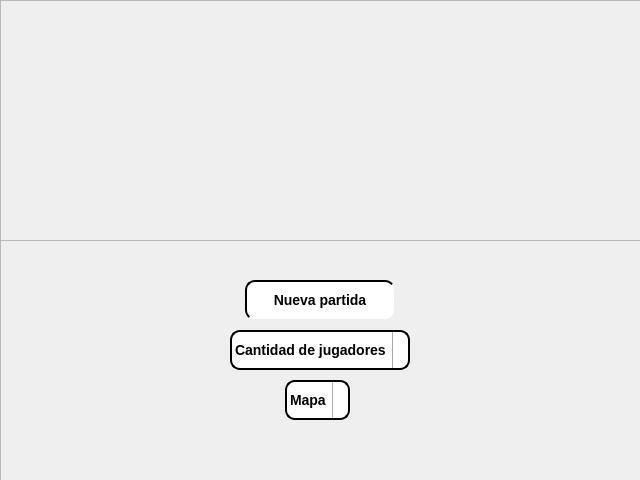
<?xml version="1.0" encoding="UTF-8"?>
<ui version="4.0">
 <class>CrearPartida</class>
 <widget class="QMainWindow" name="CrearPartida">
  <property name="geometry">
   <rect>
    <x>0</x>
    <y>0</y>
    <width>640</width>
    <height>480</height>
   </rect>
  </property>
  <property name="windowTitle">
   <string>MainWindow</string>
  </property>
  <widget class="QWidget" name="centralwidget">
   <widget class="QFrame" name="frame">
    <property name="geometry">
     <rect>
      <x>0</x>
      <y>0</y>
      <width>641</width>
      <height>241</height>
     </rect>
    </property>
    <property name="frameShape">
     <enum>QFrame::StyledPanel</enum>
    </property>
    <property name="frameShadow">
     <enum>QFrame::Raised</enum>
    </property>
    <widget class="QLabel" name="logo">
     <property name="geometry">
      <rect>
       <x>110</x>
       <y>8</y>
       <width>425</width>
       <height>240</height>
      </rect>
     </property>
     <property name="styleSheet">
      <string notr="true"/>
     </property>
     <property name="text">
      <string/>
     </property>
     <property name="pixmap">
      <pixmap>../client/vista/data/background1.jpg</pixmap>
     </property>
     <property name="scaledContents">
      <bool>true</bool>
     </property>
    </widget>
   </widget>
   <widget class="QFrame" name="frame_2">
    <property name="geometry">
     <rect>
      <x>0</x>
      <y>240</y>
      <width>641</width>
      <height>241</height>
     </rect>
    </property>
    <property name="frameShape">
     <enum>QFrame::StyledPanel</enum>
    </property>
    <property name="frameShadow">
     <enum>QFrame::Raised</enum>
    </property>
    <widget class="QComboBox" name="mapaComboBox">
     <property name="geometry">
      <rect>
       <x>285</x>
       <y>140</y>
       <width>65</width>
       <height>40</height>
      </rect>
     </property>
     <property name="styleSheet">
      <string notr="true">QComboBox {
	background-color: white;
	border-style: outset;
	border-width: 2px;
	border-radius: 10px;
	font: bold 14px;
}

QComboBox QAbstractItemView {
	background: white;
	background-color: darkgray;
	border-style: outset;
	border-width: 2px;
	border-color: grey;
	font: bold 14px;
	color: black;
	border: 2px solid darkgray;
}

QComboBox::drop-down {
	border-left-width: 1px;
	border-left-color: darkgray;
	border-left-style: solid;
	border-top-right-radius: 3px;
	border-bottom-right-radius: 3px;
}

QComboBox::item:hover {
	color: black;
	background-color: gray;
}</string>
     </property>
     <property name="editable">
      <bool>false</bool>
     </property>
     <property name="currentText">
      <string>Mapa</string>
     </property>
     <item>
      <property name="text">
       <string>Mapa</string>
      </property>
     </item>
     <item>
      <property name="text">
       <string>1</string>
      </property>
     </item>
     <item>
      <property name="text">
       <string>2</string>
      </property>
     </item>
     <item>
      <property name="text">
       <string>3</string>
      </property>
     </item>
    </widget>
    <widget class="QPushButton" name="nuevaPartidaButton">
     <property name="geometry">
      <rect>
       <x>245</x>
       <y>40</y>
       <width>150</width>
       <height>40</height>
      </rect>
     </property>
     <property name="sizePolicy">
      <sizepolicy hsizetype="Preferred" vsizetype="Preferred">
       <horstretch>0</horstretch>
       <verstretch>0</verstretch>
      </sizepolicy>
     </property>
     <property name="maximumSize">
      <size>
       <width>300</width>
       <height>300</height>
      </size>
     </property>
     <property name="styleSheet">
      <string notr="true">QPushButton {
	background-color: white;
	border-style: outset;
	border-width: 2px;
	border-radius: 10px;
	font: bold 14px;
}

QPushButton:hover {
	background: grey;
}

QPushButton:pressed {
	background-color: grey;
	border-style: inset;
}</string>
     </property>
     <property name="text">
      <string>Nueva partida</string>
     </property>
    </widget>
    <widget class="QComboBox" name="jugadoresComboBox">
     <property name="geometry">
      <rect>
       <x>230</x>
       <y>90</y>
       <width>180</width>
       <height>40</height>
      </rect>
     </property>
     <property name="styleSheet">
      <string notr="true">QComboBox {
	background-color: white;
	border-style: outset;
	border-width: 2px;
	border-radius: 10px;
	font: bold 14px;
}

QComboBox QAbstractItemView {
	background: white;
	background-color: darkgray;
	border-style: outset;
	border-width: 2px;
	border-color: grey;
	font: bold 14px;
	color: black;
	border: 2px solid darkgray;
}

QComboBox::drop-down {
	border-left-width: 1px;
	border-left-color: darkgray;
	border-left-style: solid;
	border-top-right-radius: 3px;
	border-bottom-right-radius: 3px;
}

QComboBox::item:hover {
	color: black;
	background-color: gray;
}</string>
     </property>
     <property name="editable">
      <bool>false</bool>
     </property>
     <property name="currentText">
      <string>Cantidad de jugadores</string>
     </property>
     <item>
      <property name="text">
       <string>Cantidad de jugadores</string>
      </property>
     </item>
     <item>
      <property name="text">
       <string>2</string>
      </property>
     </item>
    </widget>
   </widget>
  </widget>
 </widget>
 <resources/>
 <connections/>
</ui>
